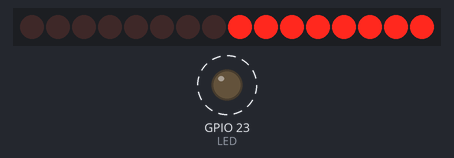
A program run on a simulated ESP32. Parts: 16 port-expander outputs drawn as a row of LEDs (first output left, lit = HIGH), output pins drawn as LEDs (lit = HIGH). Wiring (inferred from the names in the program): PCF8575 port expander at I2C address 0x20. Wiring (inferred from the signals the program sends): row of LEDs: on Q0, Q1, Q2, Q3, Q4, Q5, Q6, Q7, Q8, Q9, Q10, Q11, Q12, Q13, Q14, Q15. Dashed ring = blinking. What the program prints to the serial monitor is not drawn.

Above: at 0.2 s.
At 0.7 s:
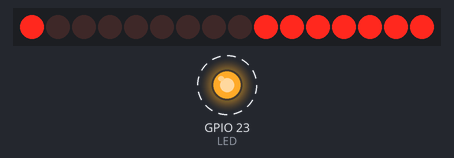
At 1.2 s:
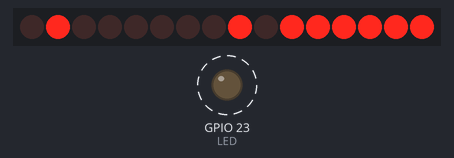
At 1.7 s:
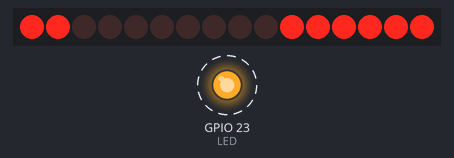
Timing chart, 0 to 3.0 s (numbered marks = the images above):
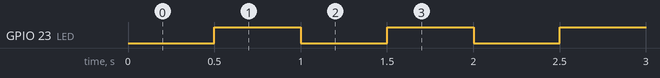

The program:

main.cpp
```cpp
#include <main.h>
#include <i2cdevice.h>

uint8_t a = 0;                  //count upwards
uint8_t b = 0xFF;               //count downwards

bool    bLed = false;

I2CDevice i2cdev( DEV );

void setup() {
  pinMode(LED, OUTPUT);
  digitalWrite( LED, bLed );
  Serial.begin(115200);
  Serial.println("1");
  i2cdev.begin( );
  Serial.println("2");
}

void loop() {
  uint8_t x;

  i2cdev.set( PCF_PORT_A, a );
  i2cdev.set( PCF_PORT_B, b );
  i2cdev.write();


  a++;  b--;

  digitalWrite( LED, bLed );
  bLed = !bLed;

  delay( 500 );

}
```

i2cdevice.h
```cpp
#ifndef i2cdevice_h
#define i2cdevice_h

/**
 * @file i2cdevice.h
 * @author M.Busser (m.busser@bbstghs.de)
 * @brief This is a small library to combine bit oriented access to a PCF8575 port expander
 *        as well as byte oriented access.
 *        We only use the port expander as an output device, so all other functions like input
 *        or interrupts are not supported here.
 *
 * @version 0.1
 * @date 2022-11-23
 *
 * @copyright Copyright (c) 2022
 *
 */

#include "Arduino.h"
#include "Wire.h"

#define SDA 22
#define SCL 21

#define I2CDev_NrOfPorts 2


class I2CDevice
{
  public:
    /**
     * @brief Construct a new I2CDevice object
     *
     * @param addr  The I2C-Adress of the device. For PCF8575, the valid adresses are 0x20..0x27
     */
    I2CDevice( uint8_t addr );
    /**
     * @brief This function initializes the Wire library and join the I2C bus as a controller or a peripheral.
     *        This function will call Wire.begin() only once, even if it is called multiple times.
     *        see:  https://www.arduino.cc/reference/en/language/functions/communication/wire/begin/
     */
    void begin();

    void begin( uint8_t sda, uint8_t scl );
    /**
     * @brief Inverts the bit pattern before sending it to the PCF8575, so writing a 1 to the device
     *        will light up an LED, connected to VCC
     *
     * @param inv true = bit pattern will be inverted bevore sending
     *            false= no inversion
     */
    void invertBeforeTransmission( bool inv );
    /**
     * @brief Set a byte value to the internal buffer.
     *        A PCF8575 has 2 ports whitch means 2 bytes.
     *
     * @param index [0|1]   Byte adress
     * @param value Value of the byte
     */
    void set( uint8_t index, uint8_t value );
    /**
     * @brief Reading a byte from the internal buffer
     *
     * @param index [0|1]   Byte adress
     * @return * uint8_t Value of the byte
     */
    uint8_t get( uint8_t index );
    /**
     * @brief Transmitts the complete buffer to the device in one transmission.
     *
     */
    void write( );


    //-----Bit oriented methods
    void pinMode(uint8_t pin, uint8_t mode);
    void digitalWrite(uint8_t pin, uint8_t value);


  private:
    TwoWire *_wire;
    uint8_t _sda;
    uint8_t _scl;
    uint8_t _addr;
    uint8_t _ports[ I2CDev_NrOfPorts ];
    bool    _invert;

    static uint8_t I2CDev_Counter;

};


#endif
```

main.h
```cpp
#ifndef main_h
#define main_h

#include "Arduino.h"

#define LED 23

#define SDA 22
#define SCL 21

#define DEV_0   0x20
#define DEV_1   0x21
#define DEV_2   0x22
#define DEV_3   0x23
#define DEV_4   0x24
#define DEV_5   0x25
#define DEV_6   0x26
#define DEV_7   0x27

#define DEV     DEV_0

#define NR_OF_PORTS 2
#define PCF_PORT_A  0
#define PCF_PORT_B  1


#endif
```

i2cdevice.cpp
```cpp
#include "I2Cdevice.h"
#include "Wire.h"

uint8_t I2CDevice::I2CDev_Counter = 0;

I2CDevice::I2CDevice( uint8_t addr ){
	_wire = &Wire;
	_addr = addr;
    _sda  = SDA;
    _scl  = SCL;
    for ( uint8_t i=0; i<I2CDev_NrOfPorts; i++) {
      _ports[ i ] = 0;
    }
    _invert = true;     //default behavior of PCF8575

};


void I2CDevice::begin( uint8_t sda, uint8_t scl ) {
    _sda  = sda;
    _scl  = scl;
    if (I2CDev_Counter == 0) {
        _wire->begin( _sda, _scl );
    }
    I2CDev_Counter++;
}


void I2CDevice::begin(){
    if (I2CDev_Counter == 0) {
        _wire->begin();
    }
    I2CDev_Counter++;
}


void I2CDevice::invertBeforeTransmission( bool inv ) {
    _invert = inv;
}

void I2CDevice::set( uint8_t index, uint8_t value ) {
    if (index >= I2CDev_NrOfPorts) { index = I2CDev_NrOfPorts-1; }
    _ports[ index ] = value;
}

uint8_t I2CDevice::get( uint8_t index ) {
    if (index >= I2CDev_NrOfPorts) { index = I2CDev_NrOfPorts-1; }
    return ( _ports[ index ] );
}


 void I2CDevice::write( ){
    uint8_t x;
    _wire->beginTransmission( _addr );  // transmit to device _addr
    for (uint8_t i=0; i<I2CDev_NrOfPorts; i++ ) {
        if (_invert) {
            x = _ports[ i ] ^ 0xFF;
        } else {
            x = _ports[ i ];
        }
        _wire->write( x );           // send Byte a
    }
    _wire->endTransmission();    // stop transmitting
 }


void I2CDevice::pinMode(uint8_t pin, uint8_t mode){
    //just for compatibility
    //not needed here
}


void I2CDevice::digitalWrite(uint8_t pin, uint8_t value) {

}
```

Measured:
- by itself, GPIO 23 (LED): alternates HIGH for 0.50 s and LOW for 0.50 s
